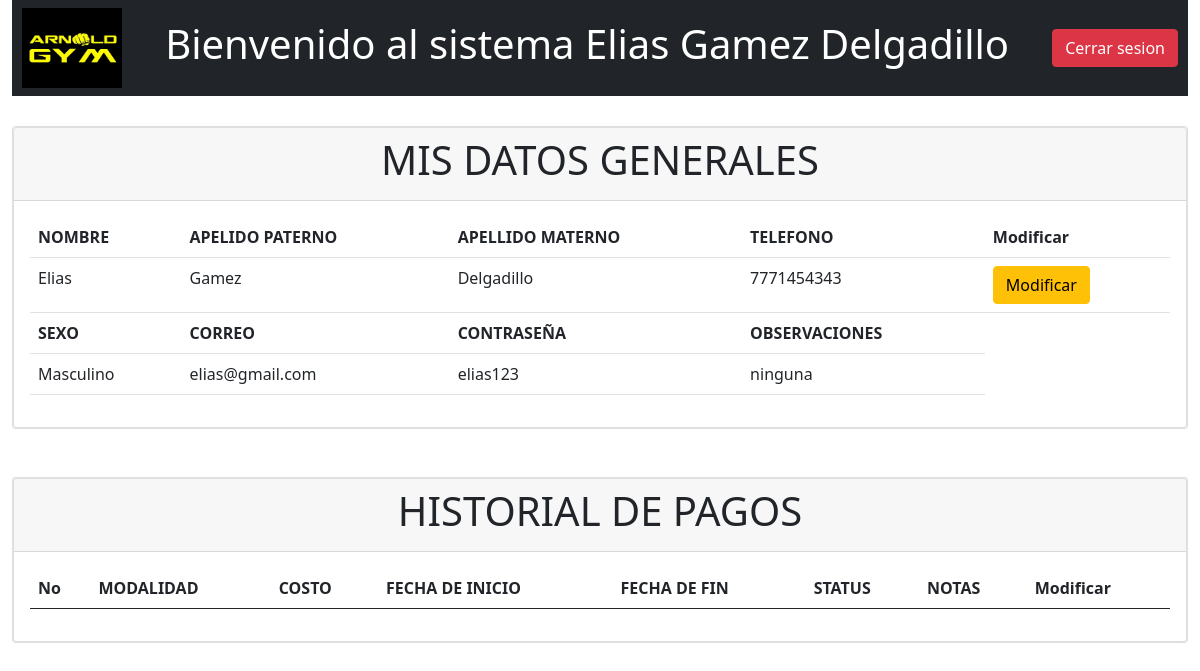
The page /perfil_cliente.php (signed in) on the database its author committed.
### tables this page shows
CREATE TABLE `clientes` (
  `id_cliente` int(11) NOT NULL,
  `nombre` varchar(20) NOT NULL,
  `apaterno` varchar(20) NOT NULL,
  `amaterno` varchar(20) NOT NULL,
  `telefono` varchar(10) NOT NULL,
  `sexo` varchar(20) NOT NULL,
  `correo` varchar(20) NOT NULL,
  `password` varchar(20) NOT NULL,
  `observaciones` varchar(100) NOT NULL,
  `tipo_us` varchar(20) NOT NULL
);

### perfil_cliente.php (the view, shortened to what this page needs)
<?php
$correo=$_SESSION['correo'];
$nombre = $_SESSION['nombre'];
?>
<!DOCTYPE html>
<html>
<head>
	<link href="https://cdn.jsdelivr.net/npm/bootstrap@5.1.0/dist/css/bootstrap.min.css" rel="stylesheet">
    <link rel="stylesheet" href="https://cdnjs.cloudflare.com/ajax/libs/twitter-bootstrap/5.0.1/css/bootstrap.min.css">
    <link rel="stylesheet" href="https://cdn.datatables.net/1.11.1/css/dataTables.bootstrap5.min.css">
</head>
<body>
<div class="container-fluid">
    <nav class="navbar navbar-dark bg-dark">
        <img src="./img/logo.jpg" height="80px" width="100px" style="margin-left: 10px;">
        <h1 style="color: white;">Bienvenido al sistema <?php echo $nombre; ?></h1>
        <a href="desconectar.php"><button class="btn btn-danger" style="margin-right: 10px;">Cerrar sesion</button></a>
    </nav>
</div>
	<div class="container-fluid" style="margin-top:30px">
    <div class="card">
        <div class="card">
            <div class="card-header">
                <h1><center>MIS DATOS GENERALES</center></h1>
            </div>
            <div class="card-body">
                <table class="display table">
                            <tr>
                                <th>NOMBRE</th>
                                <th>APELIDO PATERNO</th>
                                <th>APELLIDO MATERNO</th>
                                <th>TELEFONO</th>
                                <th>Modificar</th>
                            </tr>
                            <?php
                                require("conexion.php");
                                $consulta=$mysqli->query("SELECT * FROM clientes WHERE correo='$correo'");
                                while($datos=$consulta->fetch_array())
                            {
                              $dato=$datos[0]."||".$datos[1]."||".$datos[2]."||".$datos[3]."||".$datos[4]."||".$datos[5]."||".$datos[6]."||".$datos[7]."||".$datos[8]."||".$datos[9];
                            ?>
                                <tr>
                                    <td><?php echo $datos['nombre']?></td>
                                    <td><?php echo $datos['apaterno']?></td>
                                    <td><?php echo $datos['amaterno']?></td>
                                    <td><?php echo $datos['telefono']?></td>
                                    <td><button class="btn btn-warning" data-bs-toggle="modal" data-bs-target="#consultargral" onClick="consultargral('<?php echo $dato ?>')">Modificar</button></a></td>
                                </tr>
                                <tr>
                                    <th>SEXO</th>
                                    <th>CORREO</th>
                                    <th>CONTRASEÑA</th>
                                    <th>OBSERVACIONES</th>
                                </tr>
                                <tr>
                                    <td><?php echo $datos['sexo']?></td>
                                    <td><?php echo $datos['correo']?></td>
                                    <td><?php echo $datos['password']?></td>
                                    <td><?php echo $datos['observaciones']?></td>
                                </tr>
                            <?php
                                }
                            ?>
                 </table>
            </div>
        </div>
    </div><br><br>
    <div class="card">
        <div class="card">
            <div class="card-header">
                <h1><center>HISTORIAL DE PAGOS</center></h1>
            </div>
            <div class="card-body">
                <table class="display table" id="example1">
                        <thead>
                            <tr>
                                <th>No</th>
                                <th>MODALIDAD</th>
                                <th>COSTO</th>
                                <th>FECHA DE INICIO</th>
                                <th>FECHA DE FIN</th>
                                <th>STATUS</th>
                                <th>NOTAS</th>
                                <th>Modificar</th>
                            </tr>
                        </thead>
                 </table>
            </div>
        </div>
    </div><br><br>
	</div>
</body>
</html>

### rows shown on the page
clientes: nombre "Elias", apaterno "Gamez", amaterno "Delgadillo", telefono "7771454343", sexo "Masculino", correo "elias@gmail.com", password "elias123", observaciones "ninguna"

### other values the page prints
$nombre "Elias Gamez Delgadillo"
